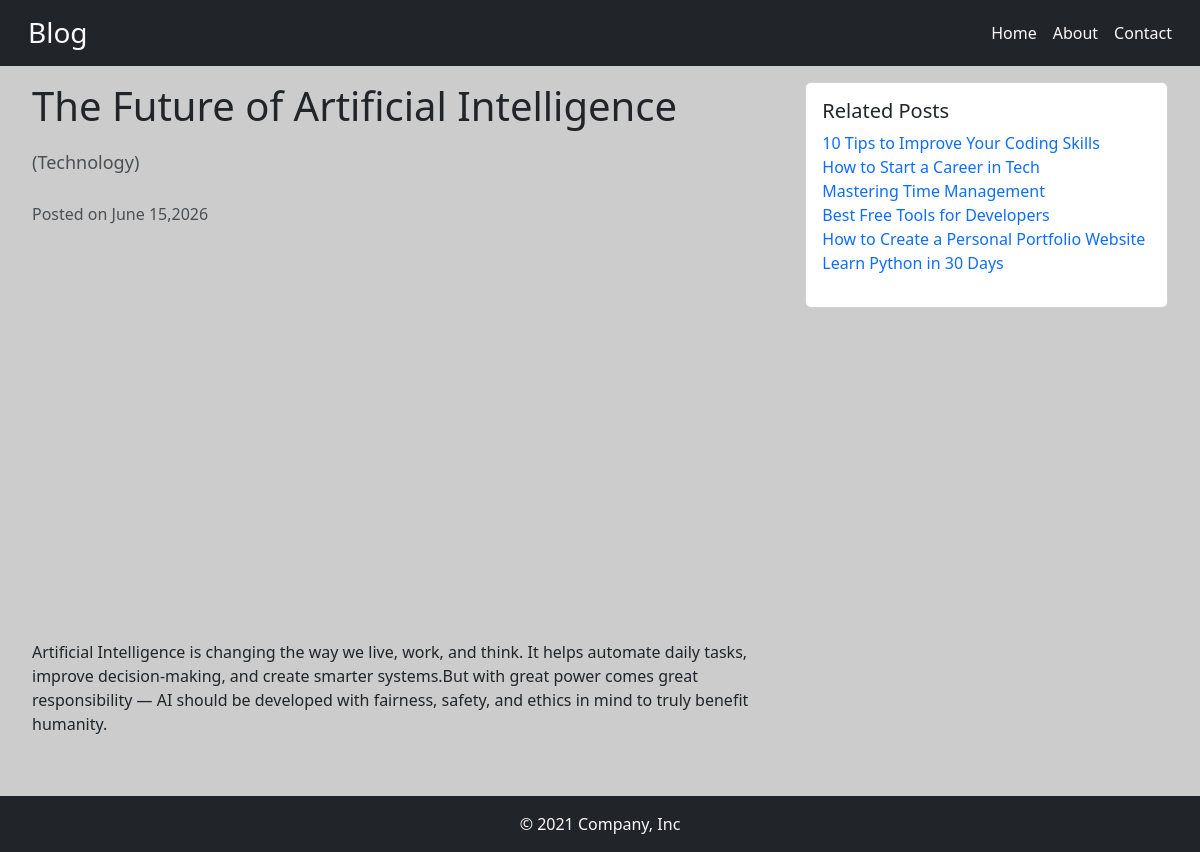
Screenshot of /post/the-future-of-artificial-intelligence with the database file from the repository.
### blog/models.py (models this page shows, shortened)
class Post(models.Model):
    title = models.CharField(max_length=100)
    content = models.TextField()
    img_url = models.URLField(null=True)
    created_at = models.DateTimeField(auto_now_add=True)
    slug = models.SlugField(unique=True)
    category = models.ForeignKey(Category, on_delete=models.CASCADE)

class Category(models.Model):
    name= models.CharField(max_length=100)

### blog/views.py (the view)
# urls.py: path("post/<str:slug>", views.detail, name="detail"),
def detail(request, slug):
    try:
        post=Post.objects.get(slug=slug)
        related_posts = Post.objects.filter(category = post.category).exclude(pk=post.id)
    except Post.DoesNotExist:
        raise Http404("Post Does Not Exist!")
    return render(request,'blog/detail.html',{'post':post,'related_posts':related_posts})

### blog/templates/blog/detail.html
{% extends 'blog/base.html' %}
{% block content %}
<div class="container-fluid">
    <div class="row mt-3 mx-2">
            <div class="col-12 col-lg-8">
              <h1 class="mb-4">{{post.title}} <small class="text-muted" style="font-size:18px">({{post.category.name}})</small></h1>
              <p class="text-muted">Posted on {{post.created_at|date:"F j,Y"}}</p>
              <img src="{{post.img_url}}" class="img-fluid mb-4 rounded" alt="{{post.title}}">
              <p>{{post.content}}</p>
            </div>
            <div class="col-12 col-lg-4">
              <div class="card mt-3 mt-lg-0">
                <div class="card-body">
                  <h5 class="card-title">Related Posts</h5>
                  <ul class="list-unstyled">
                    {% for related_post in related_posts %}
                    <li><a href="{% url 'blog:detail' slug=related_post.slug %}" class="text-decoration-none">{{related_post.title}}</a></li>
                    {% endfor %}
                  </ul>
                </div>
              </div>
            </div>
        </div>
    </div>
{% endblock %}

### blog/static/blog/style.css (style rules this page uses)
* { box-sizing: border-box; }
body { background-color: #cccccc; padding-bottom: 150px; }
@media (min-width: 769px) { body { padding-bottom: 100px; } }
img { max-width: 100%; height: auto; display: block; }

### rows the page displays
Post: title "The Future of Artificial Intelligence", category.name "Technology", created_at "June 15,2026", content "Artificial Intelligence is changing the way we live, work, and think. It helps automate daily tasks, improve decision-making, and create smarter systems.But with great power comes great responsibility — AI should be developed with fairness, safety, and ethics in mind to truly benefit humanity."
Post: title "10 Tips to Improve Your Coding Skills"
Post: title "How to Start a Career in Tech"
Post: title "Mastering Time Management"
Post: title "Best Free Tools for Developers"
Post: title "How to Create a Personal Portfolio Website"
Post: title "Learn Python in 30 Days"
